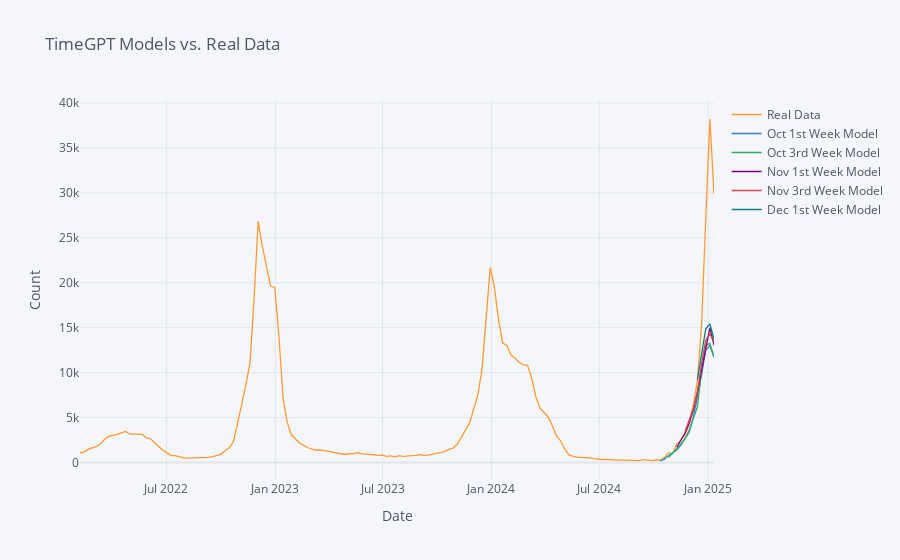

Notebook source saved alongside this figure:
### Code cell
plottingdf.iplot(xTitle = "Date", yTitle = "Count", title = "TimeGPT Models vs. Real Data")

### Figure 1 — Plotly figure (JSON) as saved in the notebook; plotly's stock layout.template omitted (floating-point values rounded to 4 significant figures; data arrays with more than 128 entries replaced by an {"elided": "..."} marker saying what was removed)
{"data": [{"line": {"color": "rgba(255, 153, 51, 1.0)", "dash": "solid", "shape": "linear", "width": 1.3}, "mode": "lines", "name": "Real Data", "text": "", "type": "scatter", "x": {"elided": "154 str values"}, "y": {"elided": "154 int values"}}, {"line": {"color": "rgba(55, 128, 191, 1.0)", "dash": "solid", "shape": "linear", "width": 1.3}, "mode": "lines", "name": "Oct 1st Week Model", "text": "", "type": "scatter", "x": {"elided": "154 str values"}, "y": {"elided": "154 mixed values"}}, {"line": {"color": "rgba(50, 171, 96, 1.0)", "dash": "solid", "shape": "linear", "width": 1.3}, "mode": "lines", "name": "Oct 3rd Week Model", "text": "", "type": "scatter", "x": {"elided": "154 str values"}, "y": {"elided": "154 mixed values"}}, {"line": {"color": "rgba(128, 0, 128, 1.0)", "dash": "solid", "shape": "linear", "width": 1.3}, "mode": "lines", "name": "Nov 1st Week Model", "text": "", "type": "scatter", "x": {"elided": "154 str values"}, "y": {"elided": "154 mixed values"}}, {"line": {"color": "rgba(219, 64, 82, 1.0)", "dash": "solid", "shape": "linear", "width": 1.3}, "mode": "lines", "name": "Nov 3rd Week Model", "text": "", "type": "scatter", "x": {"elided": "154 str values"}, "y": {"elided": "154 mixed values"}}, {"line": {"color": "rgba(0, 128, 128, 1.0)", "dash": "solid", "shape": "linear", "width": 1.3}, "mode": "lines", "name": "Dec 1st Week Model", "text": "", "type": "scatter", "x": {"elided": "154 str values"}, "y": {"elided": "154 mixed values"}}], "layout": {"legend": {"bgcolor": "#F5F6F9", "font": {"color": "#4D5663"}}, "paper_bgcolor": "#F5F6F9", "plot_bgcolor": "#F5F6F9", "title": {"font": {"color": "#4D5663"}, "text": "TimeGPT Models vs. Real Data"}, "xaxis": {"gridcolor": "#E1E5ED", "showgrid": true, "tickfont": {"color": "#4D5663"}, "title": {"font": {"color": "#4D5663"}, "text": "Date"}, "zerolinecolor": "#E1E5ED"}, "yaxis": {"gridcolor": "#E1E5ED", "showgrid": true, "tickfont": {"color": "#4D5663"}, "title": {"font": {"color": "#4D5663"}, "text": "Count"}, "zerolinecolor": "#E1E5ED"}}}
